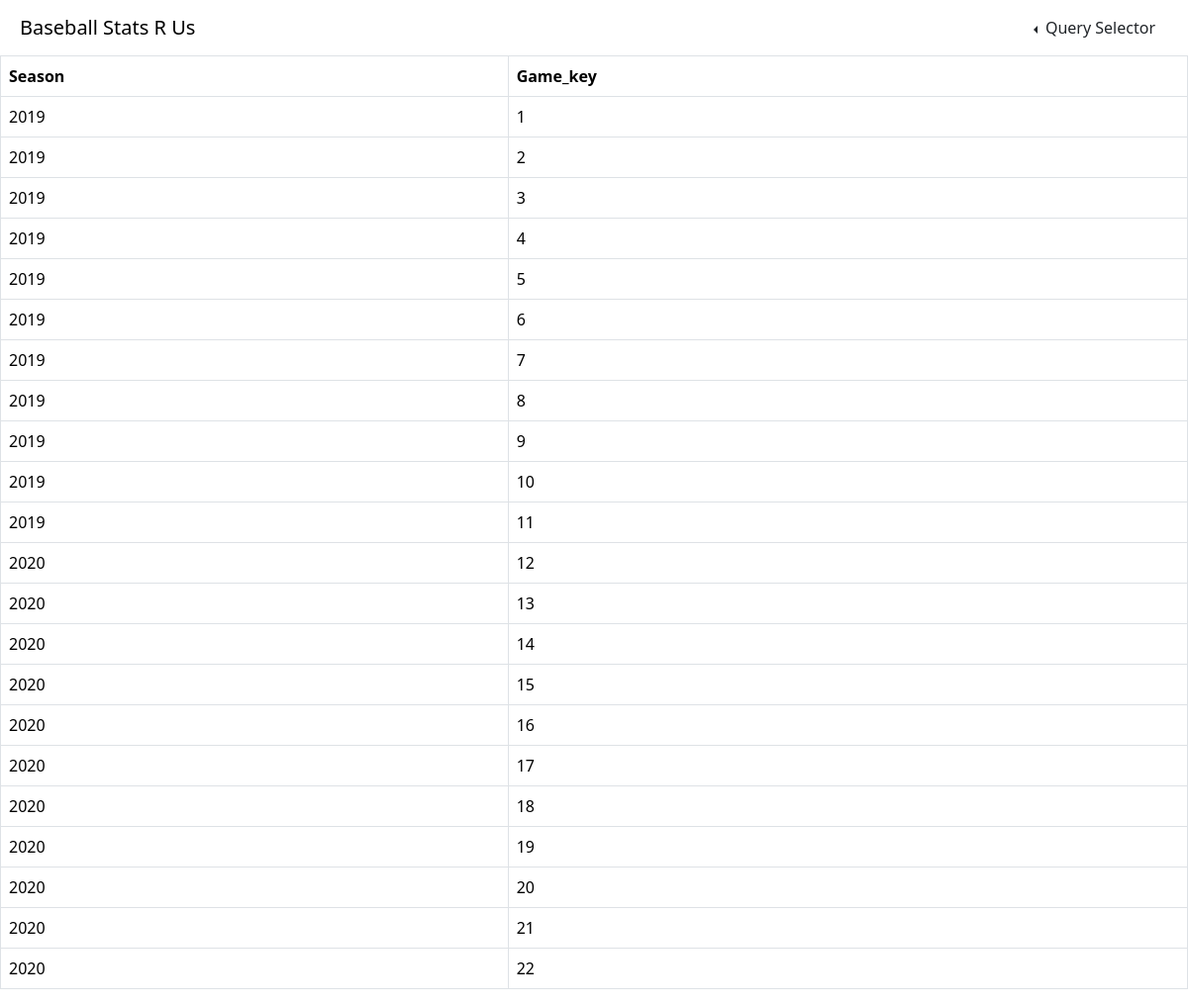
The page /Q5.html on the database its author committed.
### tables this page shows
CREATE TABLE seasons (
    se_season_key decimal(3,0) not null,
    se_season_year date not null
);

CREATE TABLE games(
    g_game_key decimal(3,0) not null,
    g_team_key_home decimal(3,0) not null,
    g_team_key_away decimal(3,0) not null,
    g_stadium_key decimal(3,0) not null,
    g_season_key decimal(3,0) not null,
    g_date date not null,
    g_score varchar(10) not null
);

### flask_app.py (the view)
@app.route('/Q5.html')
def index_Q5():
    conn = get_conn(db)
    cursor = conn.cursor()
    sql_file_path = 'sql/Queries/query6.sql'
    execute_query_from_file(sql_file_path, cursor)
    results = cursor.fetchall()
    close_conn(conn)
    return render_template('Q5.html', results=results)

### flask_app.py (called while the page is built)
def get_conn(_db):
    conn = None
    try:
        conn = sqlite3.connect(_db)
    except Error as e:
        print(e)
    return conn

def close_conn(_conn):
    try:
        _conn.close()
    except Error as e:
        print(e)
    return

def execute_query_from_file(file_path, cursor):
    with open(file_path, 'r') as file:
        sql_query = file.read()
        cursor.execute(sql_query)

### templates/Q5.html (shortened to what this page needs)
<!DOCTYPE html>
<html>
    <head>
        <link href="https://cdn.jsdelivr.net/npm/bootstrap@5.3.2/dist/css/bootstrap.min.css" rel="stylesheet">
        <link href="{{url_for('static', filename='assets/css/custom.css')}}" rel="stylesheet">
    </head>
    <body>
    <header>
        <nav class="navbar">
            <div class="container-fluid">
                <span class="navbar-brand ms-2">Baseball Stats R Us</span>
                <ul class="navbar-nav me-2">
                    <li class="nav-item dropstart">
                        <button class="btn dropdown-toggle" data-bs-toggle="dropdown">
                            Query Selector
                        </button>
                    </li>
                </ul>
            </div>
        </nav>
    </header>
    <div class="table-responsive" id="results">
        <table class="table table-bordered">
            <tr>
                <th>Season</th>
                <th>Game_key</th>
            </tr>
            {%for column in results%}
                <tr>
                    <td>{{column[0]}}</td>
                    <td>{{column[1]}}</td>
                </tr>
            {%endfor%}
        </table>
    </div>
    </body>
</html>

### static/assets/css/custom.css (style rules this page uses)
.navbar-nav { flex-direction: row !important; }

### rows shown on the page
seasons: se_season_year "2019", g_game_key "1", g_game_key "2", g_game_key "3", g_game_key "4", g_game_key "5", g_game_key "6", g_game_key "7", g_game_key "8", g_game_key "9", g_game_key "10", g_game_key "11"
seasons: se_season_year "2020", g_game_key "12", g_game_key "13", g_game_key "14", g_game_key "15", g_game_key "16", g_game_key "17", g_game_key "18", g_game_key "19", g_game_key "20", g_game_key "21", g_game_key "22"
